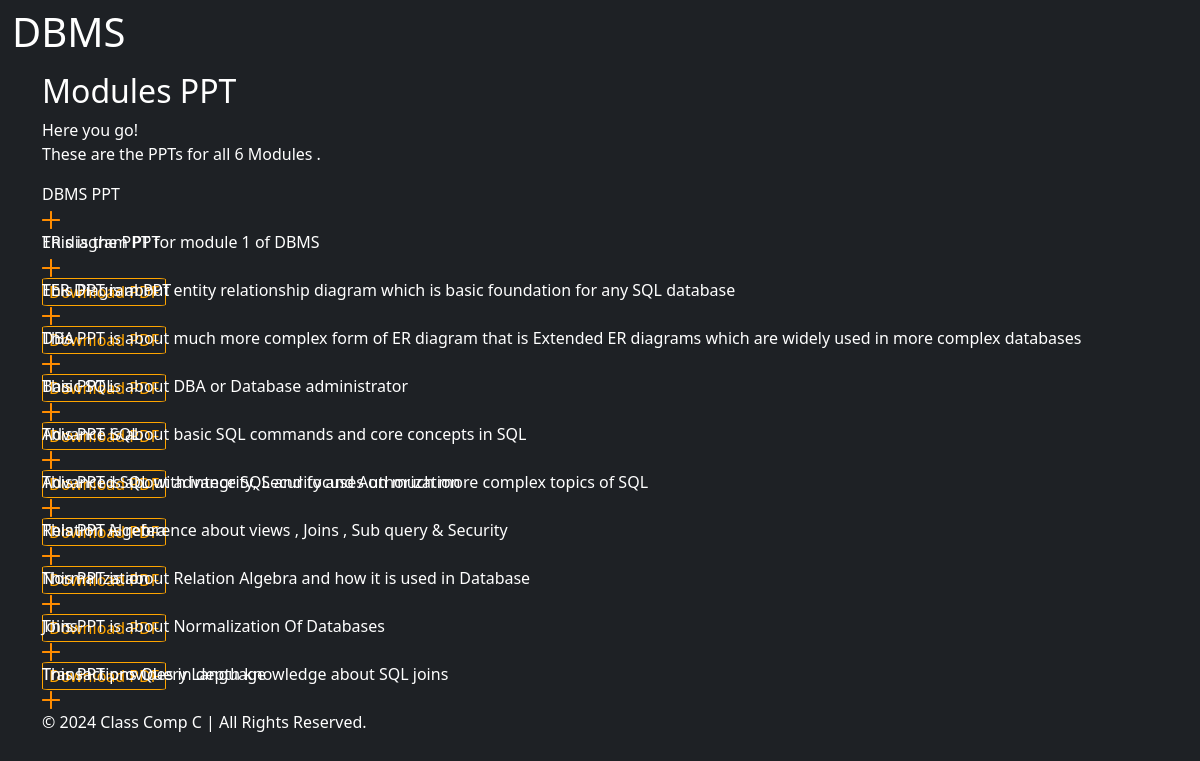
Screenshot of /ppt/ with the database file from the repository.
### files/models.py (models this page shows, shortened)
class Filepdf(models.Model):
    id = models.AutoField
    title = models.CharField(max_length=150,default = "")
    file = models.FileField(upload_to='filePDF/',default = "")
    disc = models.CharField(max_length=600,default = "")
    category = models.CharField(max_length=100,default="")
    uploaded_at = models.DateTimeField(auto_now_add=True)

### files/views.py (the view)
# urls.py: path("ppt/",views.PPT,name="ppt"),
def PPT(request):
    files = Filepdf.objects.all()
    context = {
        'files' : files[14:25]
    }
    return render(request, './ppt.html',context)

### files/templates/ppt.html (shortened to what this page needs)
{% extends 'Basic.html' %}
{% block section %}
<div class="padding-global">
    <div class="w-layout-blockcontainer container w-container">
        <div class="padding-section-large">
            <div class="faqs-title-wrapper">
                <h2 class="heading-style-h1"> Modules PPT </h2>
                <p class="text-size-regular">Here you go!<br>These are the PPTs for all 6 Modules .</p>
            </div>
            <div class="faqs-wrapper w-dyn-list">
                <div role="list" class="faqs-list w-dyn-items">
                    {% for file in files %}
                    <div data-w-id="c41f9944-c21d-d954-2be3-f72a8040b6ef" role="listitem"
                        class="faqs-item w-dyn-item">
                        <div class="faqs-top">
                            <div class="faqs-question">{{file.title}}</div>
                            <div style="color:#FF8C00" class="faqs-icon w-embed"></div>
                        </div>
                        <div style="height:0px" class="faqs-bottom">
                            <div class="faqs-bottom-inner">
                                <div class="text-rich-text w-richtext">
                                    {{file.disc}}<br><br>
                                    <a href="{% url 'download_file' file.id %}"><button>Download PDF</button></a>
                                </div>
                            </div>
                        </div>
                    </div>
                    {% endfor %}
                </div>
            </div>
        </div>
    </div>
</div>
{% endblock %}

### files/templates/Basic.html (style rules this page uses)
* { -webkit-font-smoothing: antialiased; -moz-osx-font-smoothing: grayscale; -o-font-smoothing: antialiased; }
body { background-color: #1E2125; color: white; }
html, body { margin: 0; padding: 0; width: 100%; height: 100%; }

### files/templates/ppt.html (style rules this page uses)
.text-rich-text button { border: 1px solid orange; color: orange; background-color: transparent; border-radius: 5%; transition: all 0.5s; }

### rows the page displays
Filepdf: title "DBMS PPT", disc "This is the PPT for module 1 of DBMS"
Filepdf: title "ER diagram PPT", disc "This PPT is about entity relationship diagram which is basic foundation for any SQL database"
Filepdf: title "EER Diagram PPT", disc "This PPT is about much more complex form of ER diagram that is Extended ER diagrams which are widely used in more complex databases"
Filepdf: title "DBA", disc "This PPT is about DBA or Database administrator"
Filepdf: title "Basic SQL", disc "This PPT is about basic SQL commands and core concepts in SQL"
Filepdf: title "Advance SQL", disc "This PPT is about advance SQL and focuses on much more complex topics of SQL"
Filepdf: title "Advanced SQL with integrity, Security and Authorization", disc "This PPT is reference about views , Joins , Sub query & Security"
Filepdf: title "Relation Algebra", disc "This PPT is about Relation Algebra and how it is used in Database"
Filepdf: title "Normalization", disc "This PPT is about Normalization Of Databases"
Filepdf: title "Joins", disc "This PPT provides in depth knowledge about SQL joins"
Filepdf: title "Transactions Query Language"
